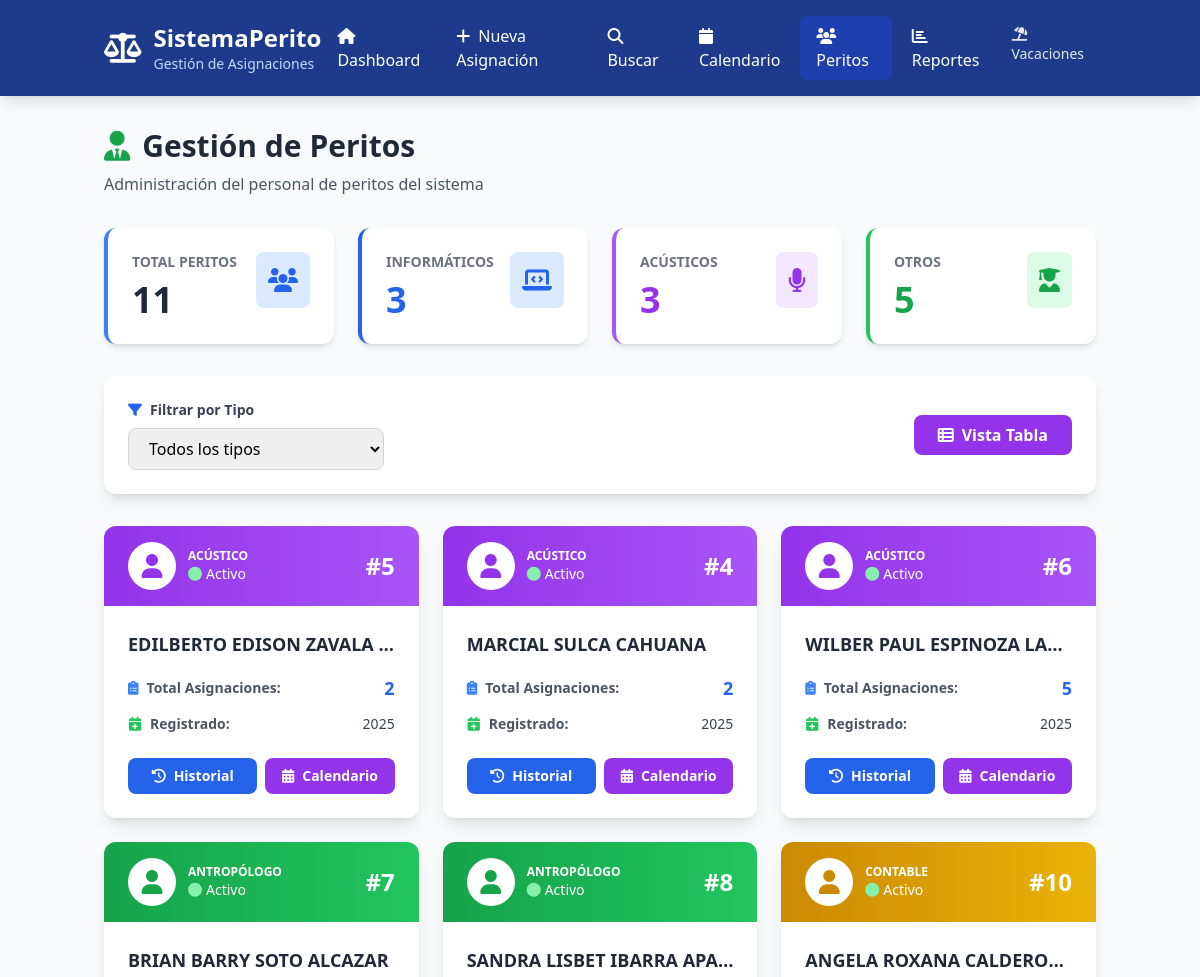
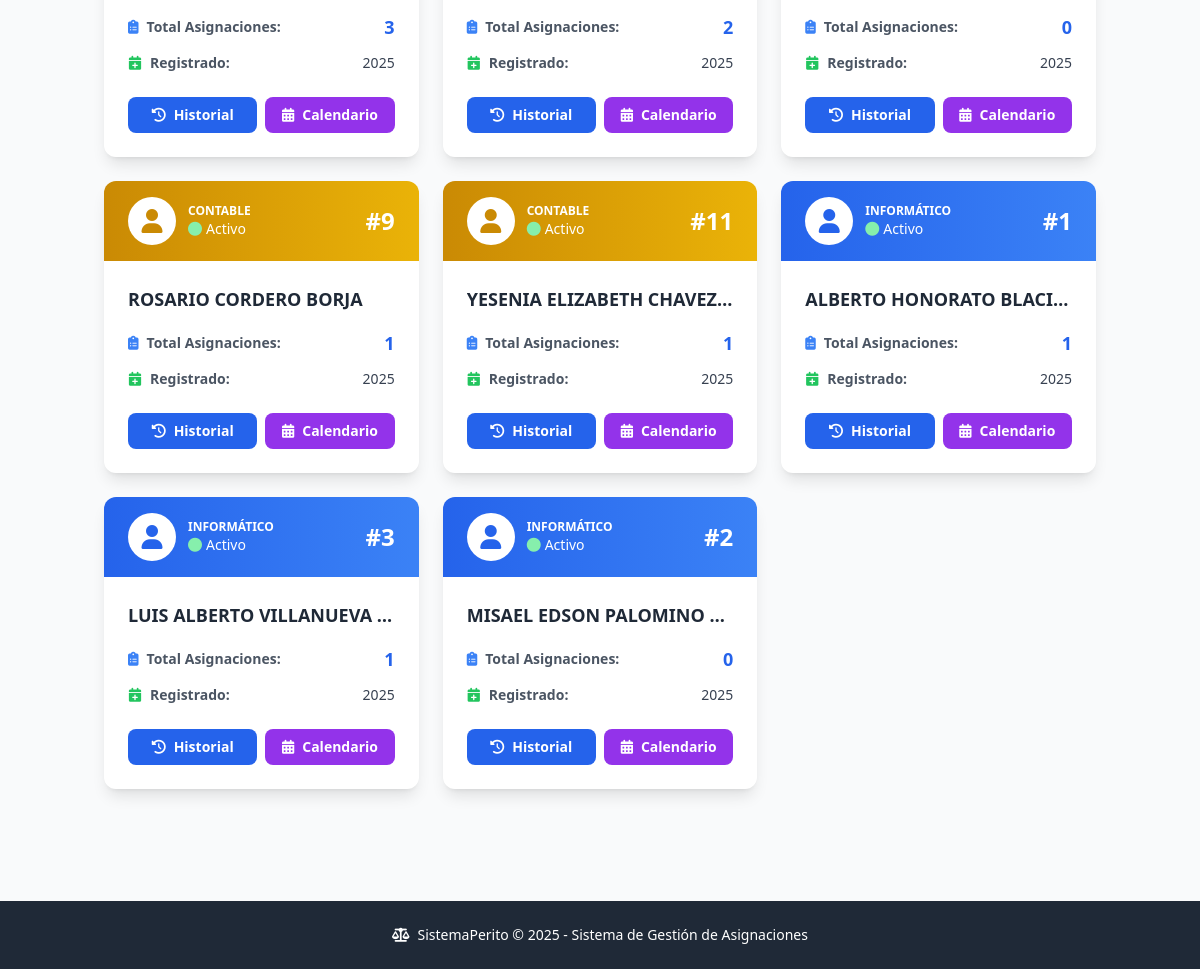
/peritos (signed in), run on the app's committed database (2 pictures, top to bottom).
### tables this page shows
CREATE TABLE peritos (
            id INTEGER PRIMARY KEY AUTOINCREMENT,
            nombre_completo TEXT NOT NULL,
            tipo TEXT NOT NULL,
            estado TEXT DEFAULT 'Activo',
            fecha_creacion TIMESTAMP DEFAULT CURRENT_TIMESTAMP
        );

### app.py (the view)
@app.route('/peritos')
@login_required  # ← AGREGAR
def peritos():
    conn = sqlite3.connect('database.db')
    cursor = conn.cursor()
    cursor.execute('SELECT * FROM peritos ORDER BY tipo, nombre_completo')
    peritos_list = []
    for row in cursor.fetchall():
        cursor.execute('SELECT COUNT(*) FROM asignaciones WHERE perito_id = ?', (row[0],))
        total_asignaciones = cursor.fetchone()[0]
        peritos_list.append({
            'id': row[0],
            'nombre': row[1],
            'tipo': row[2],
            'estado': row[3],
            'total_asignaciones': total_asignaciones
        })
    conn.close()
    return render_template('peritos.html', peritos=peritos_list)

### app.py (called while the page is built)
def login_required(f):
    @wraps(f)
    def decorated_function(*args, **kwargs):
        if 'usuario_id' not in session:
            return redirect(url_for('login'))
        return f(*args, **kwargs)
    return decorated_function

### templates/peritos.html (shortened to what this page needs)
<!DOCTYPE html>
<html lang="es">
<head>
    <script src="https://cdn.tailwindcss.com"></script>
    <link rel="stylesheet" href="https://cdnjs.cloudflare.com/ajax/libs/font-awesome/6.4.0/css/all.min.css">
</head>
<body class="bg-gray-50">
    <nav class="bg-blue-900 text-white shadow-lg">
        <div class="container mx-auto px-4">
            <div class="flex justify-between items-center py-4">
                <div class="flex items-center space-x-3">
                    <i class="fas fa-balance-scale text-3xl"></i>
                    <div>
                        <h1 class="text-2xl font-bold">SistemaPerito</h1>
                        <p class="text-sm text-blue-200">Gestión de Asignaciones</p>
                    </div>
                </div>
                <div class="flex space-x-1">
                    <a href="/" class="px-4 py-2 rounded-lg hover:bg-blue-800 transition">
                        <i class="fas fa-home mr-2"></i>Dashboard
                    </a>
                    <a href="/nuevo" class="px-4 py-2 rounded-lg hover:bg-blue-800 transition">
                        <i class="fas fa-plus mr-2"></i>Nueva Asignación
                    </a>
                    <a href="/buscar" class="px-4 py-2 rounded-lg hover:bg-blue-800 transition">
                        <i class="fas fa-search mr-2"></i>Buscar
                    </a>
                    <a href="/calendario" class="px-4 py-2 rounded-lg hover:bg-blue-800 transition">
                        <i class="fas fa-calendar mr-2"></i>Calendario
                    </a>
                    <a href="/peritos" class="px-4 py-2 bg-blue-800 rounded-lg hover:bg-blue-700 transition">
                        <i class="fas fa-users mr-2"></i>Peritos
                    </a>
                    <a href="/reportes" class="px-4 py-2 rounded-lg hover:bg-blue-800 transition">
                        <i class="fas fa-chart-bar mr-2"></i>Reportes
                    </a>
                    <a href="/vacaciones" class="text-gray-200 hover:text-white px-3 py-2 rounded-md text-sm font-medium transition">
                        <i class="fas fa-umbrella-beach mr-1"></i>Vacaciones
                    </a>
                </div>
            </div>
        </div>
    </nav>
    <div class="container mx-auto px-4 py-8">
        <div class="mb-8 fade-in">
            <h2 class="text-3xl font-bold text-gray-800 mb-2">
                <i class="fas fa-user-tie text-green-600 mr-3"></i>Gestión de Peritos
            </h2>
            <p class="text-gray-600">Administración del personal de peritos del sistema</p>
        </div>
        <div class="grid grid-cols-1 md:grid-cols-4 gap-6 mb-8">
            <div class="bg-white rounded-xl shadow-md p-6 border-l-4 border-blue-500 fade-in">
                <div class="flex justify-between items-start">
                    <div>
                        <p class="text-gray-500 text-sm font-semibold uppercase">Total Peritos</p>
                        <p class="text-4xl font-bold text-gray-800 mt-2" id="totalPeritos">{{ peritos|length }}</p>
                    </div>
                    <div class="bg-blue-100 p-3 rounded-lg">
                        <i class="fas fa-users text-2xl text-blue-600"></i>
                    </div>
                </div>
            </div>
            <div class="bg-white rounded-xl shadow-md p-6 border-l-4 border-blue-600 fade-in" style="animation-delay: 0.1s">
                <div class="flex justify-between items-start">
                    <div>
                        <p class="text-gray-500 text-sm font-semibold uppercase">Informáticos</p>
                        <p class="text-4xl font-bold text-blue-600 mt-2" id="totalInformaticos">0</p>
                    </div>
                    <div class="bg-blue-100 p-3 rounded-lg">
                        <i class="fas fa-laptop-code text-2xl text-blue-600"></i>
                    </div>
                </div>
            </div>
            <div class="bg-white rounded-xl shadow-md p-6 border-l-4 border-purple-500 fade-in" style="animation-delay: 0.2s">
                <div class="flex justify-between items-start">
                    <div>
                        <p class="text-gray-500 text-sm font-semibold uppercase">Acústicos</p>
                        <p class="text-4xl font-bold text-purple-600 mt-2" id="totalAcusticos">0</p>
                    </div>
                    <div class="bg-purple-100 p-3 rounded-lg">
                        <i class="fas fa-microphone text-2xl text-purple-600"></i>
                    </div>
                </div>
            </div>
            <div class="bg-white rounded-xl shadow-md p-6 border-l-4 border-green-500 fade-in" style="animation-delay: 0.3s">
                <div class="flex justify-between items-start">
                    <div>
                        <p class="text-gray-500 text-sm font-semibold uppercase">Otros</p>
                        <p class="text-4xl font-bold text-green-600 mt-2" id="totalOtros">0</p>
                    </div>
                    <div class="bg-green-100 p-3 rounded-lg">
                        <i class="fas fa-user-graduate text-2xl text-green-600"></i>
                    </div>
                </div>
            </div>
        </div>
        <div class="bg-white rounded-xl shadow-lg p-6 mb-8 fade-in">
            <div class="flex flex-col md:flex-row justify-between items-start md:items-center space-y-4 md:space-y-0">
                <div class="flex-1 w-full md:w-auto">
                    <label class="block text-sm font-semibold text-gray-700 mb-2">
                        <i class="fas fa-filter text-blue-600 mr-2"></i>Filtrar por Tipo
                    </label>
                    <select id="filtroTipo"
                            onchange="filtrarPeritos()"
                            class="w-full md:w-64 px-4 py-2 border border-gray-300 rounded-lg focus:ring-2 focus:ring-blue-500 transition">
                        <option value="">Todos los tipos</option>
                    </select>
                </div>
                <div class="flex space-x-3">
                    <button onclick="toggleVista()"
                            id="btnVista"
                            class="px-6 py-2 bg-purple-600 text-white font-semibold rounded-lg hover:bg-purple-700 transition">
                        <i class="fas fa-th-list mr-2"></i>Vista Tabla
                    </button>
                </div>
            </div>
        </div>
        <div id="vistaCards" class="grid grid-cols-1 md:grid-cols-2 lg:grid-cols-3 gap-6 mb-8">
            {% for perito in peritos %}
            <div class="perito-card bg-white rounded-xl shadow-lg overflow-hidden fade-in perito-item"
                 data-tipo="{{ perito.tipo }}"
                 style="animation-delay: {{ loop.index * 0.05 }}s">
                <div class="bg-gradient-to-r
                    {% if perito.tipo == 'Informático' %}from-blue-600 to-blue-500
                    {% elif perito.tipo == 'Acústico' %}from-purple-600 to-purple-500
                    {% elif perito.tipo == 'Antropólogo' %}from-green-600 to-green-500
                    {% else %}from-yellow-600 to-yellow-500{% endif %}
                    px-6 py-4">
                    <div class="flex items-center justify-between">
                        <div class="flex items-center space-x-3">
                            <div class="w-12 h-12 bg-white rounded-full flex items-center justify-center">
                                <i class="fas fa-user text-2xl
                                    {% if perito.tipo == 'Informático' %}text-blue-600
                                    {% elif perito.tipo == 'Acústico' %}text-purple-600
                                    {% elif perito.tipo == 'Antropólogo' %}text-green-600
                                    {% else %}text-yellow-600{% endif %}"></i>
                            </div>
                            <div>
                                <p class="text-white text-xs font-semibold uppercase">{{ perito.tipo }}</p>
                                <p class="text-white text-sm">
                                    {% if perito.estado == 'Activo' %}
                                        <i class="fas fa-circle text-green-300 mr-1"></i>Activo
                                    {% else %}
                                        <i class="fas fa-circle text-red-300 mr-1"></i>Inactivo
                                    {% endif %}
                                </p>
                            </div>
                        </div>
                        <div class="text-white text-2xl font-bold">
                            #{{ perito.id }}
                        </div>
                    </div>
                </div>
                <div class="p-6">
                    <h3 class="text-lg font-bold text-gray-800 mb-4 truncate" title="{{ perito.nombre }}">
                        {{ perito.nombre }}
                    </h3>
                    <div class="space-y-3">
                        <div class="flex justify-between items-center">
                            <span class="text-sm text-gray-600 font-semibold">
                                <i class="fas fa-clipboard-list text-blue-500 mr-2"></i>Total Asignaciones:
                            </span>
                            <span class="text-lg font-bold text-blue-600">{{ perito.total_asignaciones }}</span>
                        </div>
                        <div class="flex justify-between items-center">
                            <span class="text-sm text-gray-600 font-semibold">
                                <i class="fas fa-calendar-plus text-green-500 mr-2"></i>Registrado:
                            </span>
                            <span class="text-sm text-gray-700">{{ perito.fecha_creacion or '2025' }}</span>
                        </div>
                    </div>
                    <div class="mt-6 flex space-x-2">
                        <button onclick="verHistorial({{ perito.id }}, '{{ perito.nombre }}')"
                                class="flex-1 px-4 py-2 bg-blue-600 text-white rounded-lg hover:bg-blue-700 transition text-sm font-semibold">
                            <i class="fas fa-history mr-2"></i>Historial
                        </button>
                        <button onclick="verCalendario({{ perito.id }}, '{{ perito.nombre }}')"
                                class="flex-1 px-4 py-2 bg-purple-600 text-white rounded-lg hover:bg-purple-700 transition text-sm font-semibold">
                            <i class="fas fa-calendar-alt mr-2"></i>Calendario
                        </button>
                    </div>
                </div>
            </div>
            {% endfor %}
        </div>
    </div>
    <footer class="bg-gray-800 text-white mt-12 py-6">
        <div class="container mx-auto px-4 text-center">
            <p class="text-sm">
                <i class="fas fa-balance-scale mr-2"></i>SistemaPerito © 2025 - Sistema de Gestión de Asignaciones
            </p>
        </div>
    </footer>
</body>
</html>

### templates/peritos.html (style rules this page uses)
.fade-in { animation: fadeIn 0.5s ease-out; }
.perito-card { transition: all 0.3s ease; }

### data on the page
peritos: tipo "ACÚSTICO", estado "Activo" (drawn), id "5", nombre "EDILBERTO EDISON ZAVALA…", total_asignaciones "2", fecha_creacion "2025"
peritos: tipo "ACÚSTICO", estado "Activo" (drawn), id "4", nombre "MARCIAL SULCA CAHUANA", total_asignaciones "2", fecha_creacion "2025"
peritos: tipo "ACÚSTICO", estado "Activo" (drawn), id "6", nombre "WILBER PAUL ESPINOZA LA…", total_asignaciones "5", fecha_creacion "2025"
peritos: tipo "ANTROPÓLOGO", estado "Activo" (drawn), id "7", nombre "BRIAN BARRY SOTO ALCAZAR", total_asignaciones "3", fecha_creacion "2025"
peritos: tipo "ANTROPÓLOGO", estado "Activo" (drawn), id "8", nombre "SANDRA LISBET IBARRA APA…", total_asignaciones "2", fecha_creacion "2025"
peritos: tipo "CONTABLE", estado "Activo" (drawn), id "10", nombre "ANGELA ROXANA CALDERO…", total_asignaciones "0", fecha_creacion "2025"
peritos: tipo "CONTABLE", estado "Activo" (drawn), id "9", nombre "ROSARIO CORDERO BORJA", total_asignaciones "1", fecha_creacion "2025"
peritos: tipo "CONTABLE", estado "Activo" (drawn), id "11", nombre "YESENIA ELIZABETH CHAVEZ…", total_asignaciones "1", fecha_creacion "2025"
peritos: tipo "INFORMÁTICO", estado "Activo" (drawn), id "1", nombre "ALBERTO HONORATO BLACI…", total_asignaciones "1", fecha_creacion "2025"
peritos: tipo "INFORMÁTICO", estado "Activo" (drawn), id "3", nombre "LUIS ALBERTO VILLANUEVA…", total_asignaciones "1", fecha_creacion "2025"
peritos: tipo "INFORMÁTICO", estado "Activo" (drawn), id "2", nombre "MISAEL EDSON PALOMINO…", total_asignaciones "0", fecha_creacion "2025"

### other printed values
{{ peritos|length }} "11"
